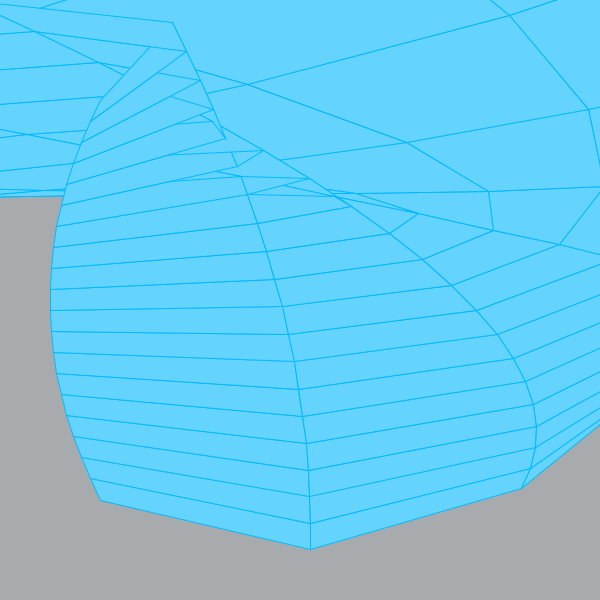
Frame 1 (no input)
Frame 60 (the mouse pressed at the canvas centre just before this capture): identical to frame 1, image omitted
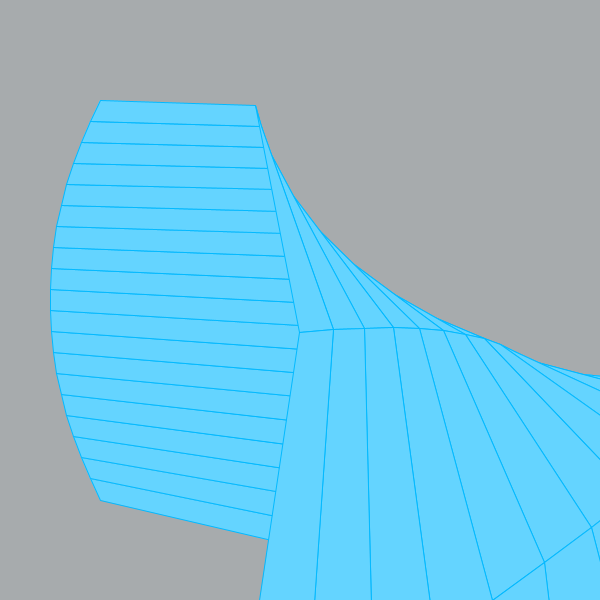
Frame 120 (the mouse held since frame 60 and released just before this capture)

The Processing sketch that drew these frames (run headless with seeded random() and noise(); from frame 60 on, the mouse is pressed at the canvas centre):

// Processing sketch: processing_174647
// ── processing_174647.pde

PVector[][] patch;
int RESOLUTION = 20; // patch resolution
void setup() {
  size(600, 600);
  patch = new PVector[RESOLUTION][RESOLUTION]; 
  for (int i=0; i< RESOLUTION; i++) {
    for (int j=0; j< RESOLUTION; j++) { 
      patch[i][j] = new PVector();
    }
  }
}
float bernstein(float p1, float p2, float p3, float t) { // quadratic bernstein interpolation
  float result= p1*(1-t)*(1-t) + p2*2*(1-t)*t + p3*t*t; 
  return result;
}
PVector uv(int x, int y) {
  // convert (x,y) in range 0 ~ (RESOLUTION-1) to (u,v) in 0~1 scale 
  float u = (float)x / (RESOLUTION-1);
  float v = (float)y / (RESOLUTION-1);
  PVector uv = new PVector(u, v);
  return uv;
}
PVector getPosInBezierPatch(PVector uv, PVector lBottom, PVector mBottom, PVector rBottom, PVector lMiddle, PVector mMiddle, PVector rMiddle, 
PVector lTop, PVector mTop, PVector rTop) {
  // return actural (x,y) that corresponds to (u,v) in a patch defined // by (leftBottom, rightBottom, leftTop, rightTop)
  float u = uv.x;
  float v = uv.y;
  PVector pos = new PVector();
  float u1 = bernstein(lBottom.x, mBottom.x, rBottom.x, 10*u); 
  float u2 = bernstein(lMiddle.x, mMiddle.x, rMiddle.x, 10*u); 
  float u3 = bernstein(lTop.x, mTop.x, rTop.x, 10*u);
  pos.x = bernstein(u1, u2, u3, v);
  u1 = bernstein(lBottom.y, mBottom.y, rBottom.y, 10*u); 
  u2 = bernstein(lMiddle.y, mMiddle.y, rMiddle.y, 10*u);
  u3 = bernstein(lTop.y, mTop.y, rTop.y, 10*u);
  pos.y = bernstein(u1, u2, u3, v);
  return pos;
}

void createPatch(PVector[][] patch, PVector lBottom, PVector mBottom, PVector rBottom, PVector lMiddle, PVector mMiddle, PVector rMiddle, 
PVector lTop, PVector mTop, PVector rTop) {
  for (int iy=0; iy<RESOLUTION; iy++) { 
    for (int ix=0; ix<RESOLUTION; ix++) {
      PVector uv = uv(ix, iy);
      PVector pos = getPosInBezierPatch(uv, lBottom, mBottom, rBottom, lMiddle, mMiddle, rMiddle, lTop, mTop, rTop); 
      patch[iy][ix].x = pos.x;
      patch[iy][ix].y = pos.y;
    }
  }
}
void renderPatch(PVector[][] patch) { 
  fill(255,0,0);
  stroke(#03B9FF);
  for (int iy=0; iy<RESOLUTION-1; iy++) {
    beginShape(QUAD_STRIP); // try POINTS 
    for (int ix=0; ix<RESOLUTION; ix++) 
    {
    fill(#64D4FF);
    vertex(patch[iy][ix].x, patch[iy][ix].y); 
    vertex(patch[iy+1][ix].x, patch[iy+1][ix].y);
  } 
  endShape();
} 
}
void draw() { 
  background(#A7ABAD); 
  randomSeed(0);
  // design a patch
  PVector lBottom = new PVector(100, height-100); // left bottom 
  PVector mBottom = new PVector(width/2, height); // middle bottom 
  PVector rBottom = new PVector(width-100, height-100); // right bottom 
  PVector lMiddle = new PVector(0, height/2); // left middle
  PVector mMiddle = new PVector(width/2, height/2); // middle middle 
  PVector rMiddle = new PVector(width, height/2); // right middle
  PVector lTop = new PVector(100, 100); // left top
  PVector mTop = new PVector(width/2, 0); // middle top
  PVector rTop = new PVector(mouseX, mouseY); // right top
  createPatch(patch, lBottom, mBottom, rBottom, lMiddle, mMiddle, rMiddle, lTop, mTop, rTop); 
  renderPatch(patch);
 
}
